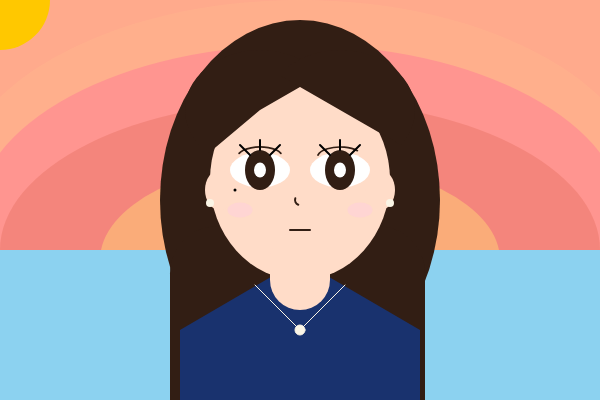
Frame 1 (no input)
Frame 60 (no input): identical to frame 1, image omitted
Frame 120 (the mouse pressed at the canvas centre since frame 60): identical to frame 1, image omitted

The p5.js sketch that drew this single still picture (run headless with seeded random() and noise() and a simulated clock; from frame 60 on, the mouse is pressed at the canvas centre):

// p5.js sketch
// ── sketch.js
function setup() {
  createCanvas(600, 400);
}
function draw() {
  background(255, 170, 140);
  noStroke();
  //배경1(연한주황)//
  fill(255, 180, 140, 120);
  ellipse(300, 200, 700, 400);
  //배경2(핑크)//
  fill(255, 120, 150, 120);
  ellipse(300, 220, 650, 350);
  //배경3(보라빛)//
  fill(220, 100, 80, 80);
  ellipse(300, 250, 600, 300);
  //배경4(노란빛-해 주변)//
  fill(255, 200, 120, 150);
  ellipse(300, 260, 400, 200);
  //강//
  fill(140, 210, 240);
  rect(0, 250, 600, 150);
  //해--> 나중에 움직일 예정//
  let sunX = 0;
  let sunY = 0;
  fill(255, 200, 0);
  ellipse(sunX, sunY, 100, 100);
  //뒷머리//
  fill(50, 30, 20); 
  ellipse(300, 200, 280, 360);
  rect(170, 226, 95, 330, 60);
  rect(330, 226, 95, 330, 60);
  //얼굴//
  fill(255, 220, 200);
  ellipse(300, 180, 180, 200);
  //옷//
  fill(25, 50, 110);
  triangle(300, 260, 180, 330, 420, 330);
  rect(180, 330, 240, 200);
  //목//
  fill(255, 220, 200); 
  rect(270, 230, 60, 80, 30);
  //귀//
  ellipse(220, 190, 30, 40);
  ellipse(380, 190, 30, 40);
  //눈//
  fill(255);
  ellipse(260, 170, 60, 35);
  ellipse(340, 170, 60, 35);
  fill(50, 30, 20);
  ellipse(260, 170, 30, 40);
  ellipse(340, 170, 30, 40);
  fill(255); 
  ellipse(260, 170, 12, 15);
  ellipse(340, 170, 12, 15);
  stroke(50, 30, 20);
  noFill();
  strokeWeight(1.7);
  arc(260, 157, 45, 20, radians(190), radians(350)); 
  arc(340, 157, 45, 20, radians(185), radians(340)); 
  //속눈썹//
  stroke(0);
  strokeWeight(2);
  line(240, 145, 250, 155);
  line(260, 140, 260, 150);
  line(280, 145, 270, 155);
  line(320, 145, 330, 155);
  line(340, 140, 340, 150);
  line(360, 145, 350, 155);
  noStroke();
  //코//
  stroke(50, 30, 20);
  strokeWeight(2);
  arc(300, 200, 10, 10, radians(470), radians(200)); 
  //입//
  line(290, 230, 310, 230);
  //볼터치//
  noStroke();
  fill(255, 211, 214, 200);
  ellipse(240, 210, 25, 15);
  ellipse(360, 210, 25, 15);
  //점//
  fill(0);
  ellipse(235, 190, 3, 3);
  //귀걸이//
  fill(250, 245, 230);
  circle(390, 203, 8); 
  circle(210, 203, 8);
  //목걸이// 
  stroke(250, 245, 230);
  strokeWeight(1);
  line(255, 285, 300, 330);
  line(345, 285, 300, 330);
  circle(300, 330, 10); 
  //앞머리//
  noStroke()
  fill(50, 30, 20);
  arc(260, 110, 150, 120, radians(140), radians(330)); 
  arc(340, 110, 150, 120, radians(210), radians(30)); 
}




  
 



  
  
